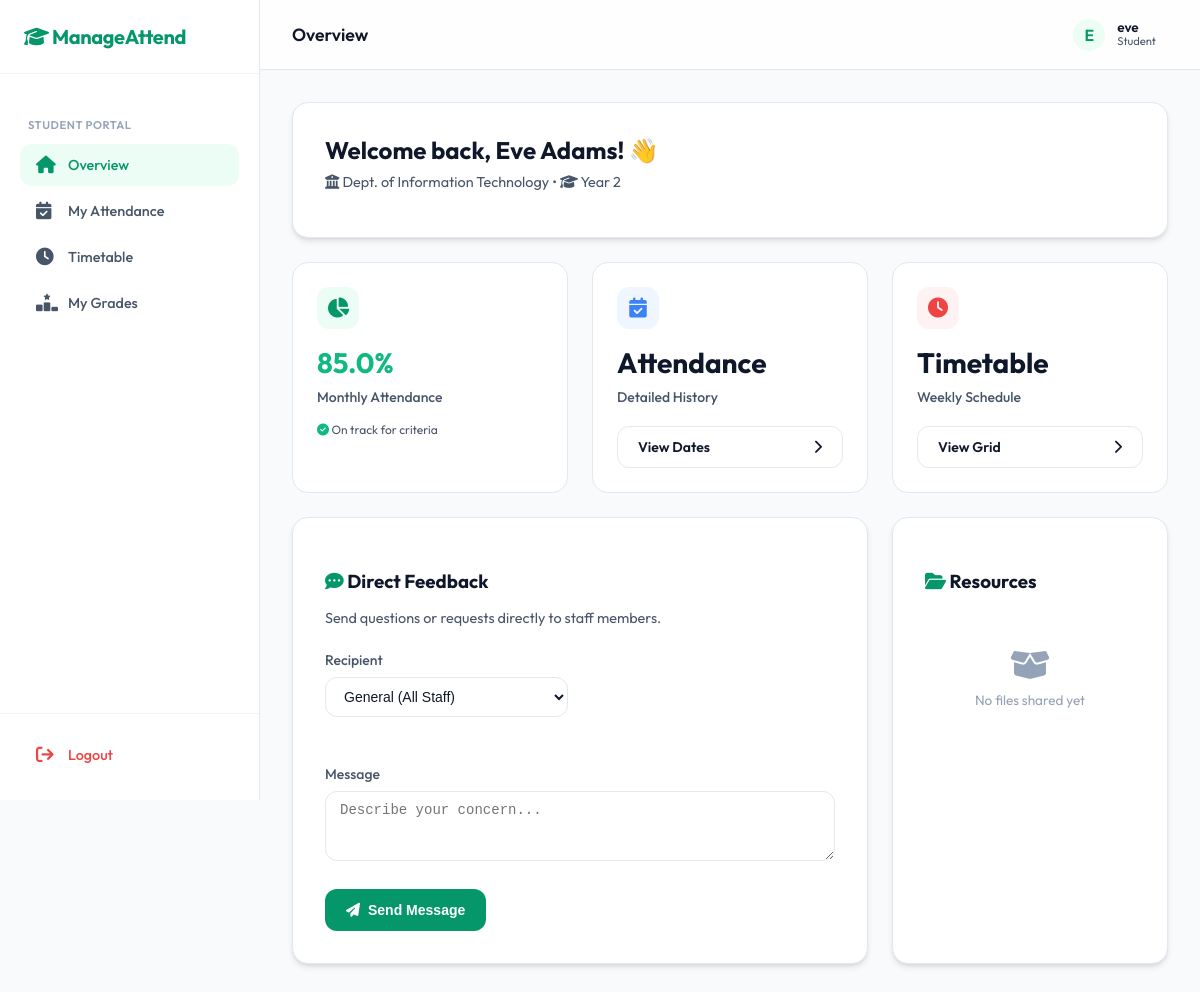
The app's page /home (signed in) with its own data.
### models.py (models this page shows, shortened)
class User(db.Model, UserMixin):
    __tablename__ = 'users'
    id = db.Column(db.Integer, primary_key=True)
    username = db.Column(db.String(80), unique=True, nullable=False)
    password_hash = db.Column(db.String(256), nullable=False)
    role = db.Column(db.String(20), nullable=False) # 'principal', 'hod', 'staff', 'student'
    department = db.Column(db.String(80), nullable=True)
    year = db.Column(db.Integer, nullable=True)
    name = db.Column(db.String(120), nullable=True)
    phone = db.Column(db.String(20), nullable=True)
    email = db.Column(db.String(120), nullable=True)
    gender = db.Column(db.String(20), nullable=True)
    student_id = db.Column(db.Integer, db.ForeignKey('students.id'), nullable=True)
    student = db.relationship('Student', backref='user_account', uselist=False, cascade='all, delete')

class Student(db.Model):
    __tablename__ = 'students'
    id = db.Column(db.Integer, primary_key=True)
    name = db.Column(db.String(120), nullable=False)
    department = db.Column(db.String(80), nullable=False)
    year = db.Column(db.Integer, nullable=False)
    phone = db.Column(db.String(20), nullable=True)
    email = db.Column(db.String(120), nullable=True)
    gender = db.Column(db.String(20), nullable=True)
    attendances = db.relationship('Attendance', backref='student', lazy=True, cascade='all, delete-orphan')

### app.py (the view, shortened to what this page needs)
@app.route('/home', methods=['GET', 'POST'])
@login_required
def student_home():
    if current_user.role != 'student':
        return redirect(url_for('index'))
    from models import Feedback, News
    from sqlalchemy import or_
    latest_news = News.query.filter(
        or_(News.target_dept == 'All', News.target_dept == current_user.department),
        or_(News.target_year == 'All', News.target_year == str(current_user.year))
    ).order_by(News.timestamp.desc()).limit(10).all()
    from models import SharedFile
    student_files = SharedFile.query.filter(
        or_(SharedFile.target_dept == 'All', SharedFile.target_dept == current_user.department),
        or_(SharedFile.target_year == 'All', SharedFile.target_year == str(current_user.year))
    ).order_by(SharedFile.timestamp.desc()).all()
    current_month = datetime.today().month
    current_year = datetime.today().year
    total_periods = Attendance.query.filter_by(student_id=current_user.student_id).filter(
        extract('month', Attendance.date) == current_month,
        extract('year', Attendance.date) == current_year
    ).count()
    present_periods = Attendance.query.filter_by(student_id=current_user.student_id, status=True).filter(
        extract('month', Attendance.date) == current_month,
        extract('year', Attendance.date) == current_year
    ).count()
    monthly_percentage = 0
    if total_periods > 0:
        monthly_percentage = round((present_periods / total_periods) * 100, 2)
    from models import StaffAllocation
    allocs = StaffAllocation.query.filter_by(department=current_user.department, year=current_user.year).all()
    staff_ids = list(set([a.staff_id for a in allocs]))
    if staff_ids:
        staff_members = User.query.filter(User.id.in_(staff_ids)).all()
    else:
        staff_members = []
    return render_template('home.html', monthly_percentage=monthly_percentage,
                           latest_news=latest_news, student_files=student_files,
                           staff_members=staff_members)

### app.py (called while the page is built)
@login_manager.user_loader
def load_user(user_id):
    return User.query.get(int(user_id))

### templates/home.html (shortened to what this page needs)
{% extends 'base.html' %}
{% block page_title %}Overview{% endblock %}
{% block content %}
<div class="grid grid-cols-3">
    <div class="glass-panel" style="grid-column: span 3; display: flex; align-items: center; justify-content: space-between; gap: 2rem;">
        <div>
            <h2 style="margin: 0; font-size: 1.5rem;">Welcome back, {{ current_user.student.name if current_user.student else current_user.username }}! <span style="font-size:1.5rem">👋</span></h2>
            <p style="color: var(--text-secondary); margin-top: 0.5rem; font-size: 0.9rem;">
                <i class="fa-solid fa-building-columns"></i> Dept. of {{ current_user.department }} &bull;
                <i class="fa-solid fa-graduation-cap"></i> Year {{ current_user.year }}
            </p>
        </div>
    </div>
    <div class="stat-card">
        <div class="stat-icon"><i class="fa-solid fa-chart-pie"></i></div>
        <div class="stat-value" style="color: {% if monthly_percentage >= 75 %}var(--success){% else %}var(--danger){% endif %};">
            {{ monthly_percentage }}%
        </div>
        <div class="stat-label">Monthly Attendance</div>
        <div style="margin-top: 0.5rem; font-size: 0.75rem; color: var(--text-secondary);">
            {% if monthly_percentage >= 75 %}
                <i class="fa-solid fa-circle-check" style="color: var(--success);"></i> On track for criteria
            {% else %}
                <i class="fa-solid fa-circle-exclamation" style="color: var(--danger);"></i> Below 75% threshold
            {% endif %}
        </div>
    </div>
    <div class="stat-card">
        <div class="stat-icon" style="background: #eff6ff; color: #3b82f6;"><i class="fa-solid fa-calendar-check"></i></div>
        <div class="stat-value">Attendance</div>
        <div class="stat-label">Detailed History</div>
        <a href="{{ url_for('student_attendance_list') }}" class="btn btn-secondary" style="margin-top: 0.75rem; width: 100%; justify-content: space-between;">
            View Dates <i class="fa-solid fa-chevron-right"></i>
        </a>
    </div>
    <div class="stat-card">
        <div class="stat-icon" style="background: #fef2f2; color: #ef4444;"><i class="fa-solid fa-clock"></i></div>
        <div class="stat-value">Timetable</div>
        <div class="stat-label">Weekly Schedule</div>
        <a href="{{ url_for('student_timetable') }}" class="btn btn-secondary" style="margin-top: 0.75rem; width: 100%; justify-content: space-between;">
            View Grid <i class="fa-solid fa-chevron-right"></i>
        </a>
    </div>
    <div class="glass-panel" style="grid-column: span 2;">
        <h3 style="margin-bottom: 1rem;"><i class="fa-solid fa-comment-dots" style="color: var(--accent-color);"></i> Direct Feedback</h3>
        <p style="color: var(--text-secondary); margin-bottom: 1.5rem; font-size: 0.9rem;">Send questions or requests directly to staff members.</p>
        <form method="POST" action="{{ url_for('student_home') }}">
            <div class="grid grid-cols-2">
                <div class="form-group">
                    <label>Recipient</label>
                    <select name="target_staff_id" class="form-control">
                        <option value="">General (All Staff)</option>
                    </select>
                </div>
                <div class="form-group" style="grid-column: span 2;">
                    <label>Message</label>
                    <textarea name="message" class="form-control" rows="3" placeholder="Describe your concern..." required></textarea>
                </div>
            </div>
            <button type="submit" class="btn btn-primary">
                <i class="fa-solid fa-paper-plane"></i> Send Message
            </button>
        </form>
    </div>
    <div class="glass-panel" style="grid-column: span 1;">
        <h3 style="margin-bottom: 1.5rem;"><i class="fa-solid fa-folder-open" style="color: var(--accent-color);"></i> Resources</h3>
        {% if student_files and student_files|length > 0 %}
        <div style="display: flex; flex-direction: column; gap: 0.75rem;">
            {% for sf in student_files %}
            <div style="display: flex; align-items: center; gap: 0.75rem; background: #f8fafc; border: 1px solid #e2e8f0; border-radius: 12px; padding: 0.75rem;">
                <div style="width: 36px; height: 36px; border-radius: 8px; display: flex; align-items: center; justify-content: center; flex-shrink: 0; background: {% if sf.file_type == 'pdf' %}#fee2e2{% else %}#d1fae5{% endif %};">
                    {% if sf.file_type == 'pdf' %}
                        <i class="fa-solid fa-file-pdf" style="color:#ef4444;"></i>
                    {% else %}
                        <i class="fa-solid fa-file-image" style="color:#10b981;"></i>
                    {% endif %}
                </div>
                <div style="min-width: 0; flex: 1;">
                    <div style="font-weight:600; font-size:0.85rem; white-space:nowrap; overflow:hidden; text-overflow:ellipsis;">{{ sf.title }}</div>
                    <div style="font-size:0.7rem; color:var(--text-secondary);">{{ sf.timestamp.strftime('%d %b') }}</div>
                </div>
                <a href="{{ url_for('serve_upload', filename=sf.filename) }}" target="_blank" class="btn btn-secondary" style="padding: 0.4rem; border-radius: 8px;">
                    <i class="fa-solid fa-eye"></i>
                </a>
            </div>
            {% endfor %}
        </div>
        {% else %}
        <div style="text-align: center; padding: 2rem 1rem; color: #94a3b8;">
            <i class="fa-solid fa-box-open" style="font-size: 2rem; margin-bottom: 0.5rem; display: block;"></i>
            <span style="font-size: 0.85rem;">No files shared yet</span>
        </div>
        {% endif %}
    </div>
</div>
{% endblock %}

### templates/base.html (shortened to what this page needs)
<!DOCTYPE html>
<html lang="en">
<head>
    <link rel="stylesheet" href="{{ url_for('static', filename='css/style.css') }}">
    <link rel="stylesheet" href="https://cdnjs.cloudflare.com/ajax/libs/font-awesome/6.4.0/css/all.min.css">
</head>
<body>
<div class="app-container">
    {% if current_user.is_authenticated %}
    <aside class="sidebar" id="sidebar">
        <div class="sidebar-header">
            <a href="{{ url_for('index') }}" class="sidebar-brand">
                <i class="fa-solid fa-graduation-cap"></i> ManageAttend
            </a>
        </div>
        <nav class="sidebar-nav">
            {% if current_user.role == 'principal' %}
                <div class="nav-group-label">Administrative</div>
                <a href="{{ url_for('manage_hod') }}" class="nav-item"><i class="fa-solid fa-users-gear"></i> Manage HOD</a>
                <a href="{{ url_for('manage_staff') }}" class="nav-item"><i class="fa-solid fa-user-tie"></i> Staff</a>
                <a href="{{ url_for('manage_students') }}" class="nav-item"><i class="fa-solid fa-graduation-cap"></i> Students</a>
                <div class="nav-group-label">Academic</div>
                <a href="{{ url_for('analytics') }}" class="nav-item"><i class="fa-solid fa-chart-pie"></i> Analytics</a>
                <a href="{{ url_for('admin_dashboard') }}" class="nav-item"><i class="fa-solid fa-clipboard-user"></i> Attendance</a>
                <a href="{{ url_for('manage_marks') }}" class="nav-item"><i class="fa-solid fa-ranking-star"></i> Marks</a>
                <a href="{{ url_for('timetable_admin') }}" class="nav-item"><i class="fa-solid fa-calendar-days"></i> Timetable</a>
            {% else %}
                <div class="nav-group-label">Student Portal</div>
                <a href="{{ url_for('student_home') }}" class="nav-item"><i class="fa-solid fa-house"></i> Overview</a>
                <a href="{{ url_for('student_attendance_list') }}" class="nav-item"><i class="fa-solid fa-calendar-check"></i> My Attendance</a>
                <a href="{{ url_for('student_timetable') }}" class="nav-item"><i class="fa-solid fa-clock"></i> Timetable</a>
                <a href="{{ url_for('student_marks') }}" class="nav-item"><i class="fa-solid fa-ranking-star"></i> My Grades</a>
            {% endif %}
        </nav>
        <div class="sidebar-footer">
            <a href="{{ url_for('logout') }}" class="nav-item" style="color: var(--danger);">
                <i class="fa-solid fa-arrow-right-from-bracket"></i> Logout
            </a>
        </div>
    </aside>
    {% endif %}
    <main class="main-content {% if not current_user.is_authenticated %}full-width{% endif %}">
        {% if current_user.is_authenticated %}
        <header class="top-header">
            <div style="display: flex; align-items: center; gap: 1rem;">
                <div class="page-title">
                    {% block page_title %}Dashboard{% endblock %}
                </div>
            </div>
            <div class="header-actions">
                <div class="user-profile-summary" onclick="{% if current_user.role in ['principal', 'hod', 'staff'] %}openProfileModal(){% endif %}">
                    <div class="user-avatar">
                        {{ current_user.username[0].upper() }}
                    </div>
                    <div class="user-info">
                        <div class="user-name">{{ current_user.username }}</div>
                        <div class="user-role">{{ current_user.role.replace('_', ' ') }}</div>
                    </div>
                </div>
            </div>
        </header>
        {% endif %}
        <div class="container">
            {% block content %}{% endblock %}
        </div>
    </main>
</div>
</body>
</html>

### records on screen
User: username "E", username "eve", role.replace "Student", department "Information Technology", year "2"
Student: student "Eve Adams"

### other values on screen
{{ monthly_percentage }} "85.0"
